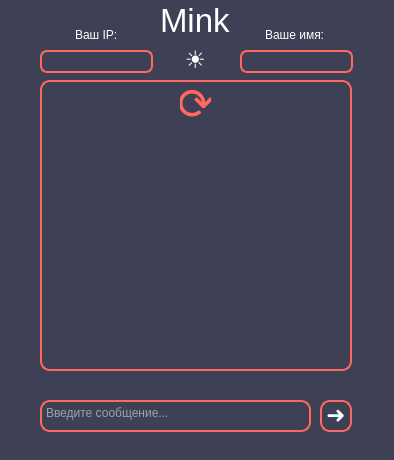
<?xml version="1.0" encoding="UTF-8"?>
<ui version="4.0">
 <class>MainWindow</class>
 <widget class="QMainWindow" name="MainWindow">
  <property name="geometry">
   <rect>
    <x>0</x>
    <y>0</y>
    <width>394</width>
    <height>460</height>
   </rect>
  </property>
  <property name="font">
   <font>
    <weight>50</weight>
    <bold>false</bold>
   </font>
  </property>
  <property name="windowTitle">
   <string>Mink</string>
  </property>
  <property name="styleSheet">
   <string notr="true">background-color: rgb(62, 64, 85);</string>
  </property>
  <property name="iconSize">
   <size>
    <width>24</width>
    <height>24</height>
   </size>
  </property>
  <widget class="QWidget" name="centralwidget">
   <widget class="QLabel" name="label">
    <property name="geometry">
     <rect>
      <x>160</x>
      <y>5</y>
      <width>71</width>
      <height>31</height>
     </rect>
    </property>
    <property name="font">
     <font>
      <family>Microsoft Sans Serif</family>
      <pointsize>25</pointsize>
      <weight>50</weight>
      <bold>false</bold>
      <kerning>true</kerning>
     </font>
    </property>
    <property name="styleSheet">
     <string notr="true">color: #fff;</string>
    </property>
    <property name="text">
     <string>Mink</string>
    </property>
   </widget>
   <widget class="QTextEdit" name="textEdit">
    <property name="geometry">
     <rect>
      <x>40</x>
      <y>400</y>
      <width>271</width>
      <height>32</height>
     </rect>
    </property>
    <property name="styleSheet">
     <string notr="true">border: 2px solid #FF6A5C;
border-radius: 10px;
color: #fff;</string>
    </property>
    <property name="verticalScrollBarPolicy">
     <enum>Qt::ScrollBarAlwaysOff</enum>
    </property>
    <property name="horizontalScrollBarPolicy">
     <enum>Qt::ScrollBarAlwaysOff</enum>
    </property>
    <property name="html">
     <string>&lt;!DOCTYPE HTML PUBLIC &quot;-//W3C//DTD HTML 4.0//EN&quot; &quot;http://www.w3.org/TR/REC-html40/strict.dtd&quot;&gt;
&lt;html&gt;&lt;head&gt;&lt;meta name=&quot;qrichtext&quot; content=&quot;1&quot; /&gt;&lt;style type=&quot;text/css&quot;&gt;
p, li { white-space: pre-wrap; }
&lt;/style&gt;&lt;/head&gt;&lt;body style=&quot; font-family:'MS Shell Dlg 2'; font-size:8.25pt; font-weight:400; font-style:normal;&quot;&gt;
&lt;p style=&quot;-qt-paragraph-type:empty; margin-top:0px; margin-bottom:0px; margin-left:0px; margin-right:0px; -qt-block-indent:0; text-indent:0px;&quot;&gt;&lt;br /&gt;&lt;/p&gt;&lt;/body&gt;&lt;/html&gt;</string>
    </property>
    <property name="placeholderText">
     <string>Введите сообщение...</string>
    </property>
   </widget>
   <widget class="QPushButton" name="pushButton">
    <property name="geometry">
     <rect>
      <x>320</x>
      <y>400</y>
      <width>32</width>
      <height>32</height>
     </rect>
    </property>
    <property name="font">
     <font>
      <pointsize>17</pointsize>
      <weight>50</weight>
      <bold>false</bold>
     </font>
    </property>
    <property name="styleSheet">
     <string notr="true">background-color: rgb(62, 64, 85);
border: 2px solid #FF6A5C;
border-radius: 10px;
color: #fff;
padding-bottom: 3px;
padding-left: 0px;</string>
    </property>
    <property name="text">
     <string>➜</string>
    </property>
   </widget>
   <widget class="QTextBrowser" name="textBrowser">
    <property name="geometry">
     <rect>
      <x>40</x>
      <y>80</y>
      <width>312</width>
      <height>291</height>
     </rect>
    </property>
    <property name="acceptDrops">
     <bool>true</bool>
    </property>
    <property name="styleSheet">
     <string notr="true">border: 2px solid #FF6A5C;
border-radius: 10px;
color: #fff;</string>
    </property>
    <property name="verticalScrollBarPolicy">
     <enum>Qt::ScrollBarAsNeeded</enum>
    </property>
    <property name="horizontalScrollBarPolicy">
     <enum>Qt::ScrollBarAsNeeded</enum>
    </property>
    <property name="sizeAdjustPolicy">
     <enum>QAbstractScrollArea::AdjustIgnored</enum>
    </property>
    <property name="markdown">
     <string/>
    </property>
    <property name="html">
     <string>&lt;!DOCTYPE HTML PUBLIC &quot;-//W3C//DTD HTML 4.0//EN&quot; &quot;http://www.w3.org/TR/REC-html40/strict.dtd&quot;&gt;
&lt;html&gt;&lt;head&gt;&lt;meta name=&quot;qrichtext&quot; content=&quot;1&quot; /&gt;&lt;style type=&quot;text/css&quot;&gt;
p, li { white-space: pre-wrap; }
&lt;/style&gt;&lt;/head&gt;&lt;body style=&quot; font-family:'MS Shell Dlg 2'; font-size:8.25pt; font-weight:400; font-style:normal;&quot;&gt;
&lt;p style=&quot;-qt-paragraph-type:empty; margin-top:0px; margin-bottom:0px; margin-left:0px; margin-right:0px; -qt-block-indent:0; text-indent:0px;&quot;&gt;&lt;br /&gt;&lt;/p&gt;&lt;/body&gt;&lt;/html&gt;</string>
    </property>
   </widget>
   <widget class="QLineEdit" name="lineEdit">
    <property name="geometry">
     <rect>
      <x>240</x>
      <y>50</y>
      <width>113</width>
      <height>23</height>
     </rect>
    </property>
    <property name="styleSheet">
     <string notr="true">border: 2px solid #FF6A5C;
border-radius: 7px;
color: #fff;
padding-left: 2px;
</string>
    </property>
    <property name="text">
     <string/>
    </property>
   </widget>
   <widget class="QLineEdit" name="lineEdit_2">
    <property name="geometry">
     <rect>
      <x>40</x>
      <y>50</y>
      <width>113</width>
      <height>23</height>
     </rect>
    </property>
    <property name="styleSheet">
     <string notr="true">border: 2px solid #FF6A5C;
border-radius: 7px;
color: #fff;
padding-left: 2px;</string>
    </property>
    <property name="text">
     <string/>
    </property>
   </widget>
   <widget class="QLabel" name="label_2">
    <property name="geometry">
     <rect>
      <x>265</x>
      <y>27</y>
      <width>65</width>
      <height>16</height>
     </rect>
    </property>
    <property name="font">
     <font>
      <family>Microsoft Sans Serif</family>
      <pointsize>9</pointsize>
      <weight>50</weight>
      <bold>false</bold>
     </font>
    </property>
    <property name="styleSheet">
     <string notr="true">color: #fff;</string>
    </property>
    <property name="text">
     <string>Ваше имя:</string>
    </property>
   </widget>
   <widget class="QLabel" name="label_3">
    <property name="geometry">
     <rect>
      <x>75</x>
      <y>27</y>
      <width>41</width>
      <height>16</height>
     </rect>
    </property>
    <property name="styleSheet">
     <string notr="true">color: #fff;</string>
    </property>
    <property name="text">
     <string>Ваш IP:</string>
    </property>
   </widget>
   <widget class="QPushButton" name="pushButton_2">
    <property name="geometry">
     <rect>
      <x>180</x>
      <y>47</y>
      <width>31</width>
      <height>25</height>
     </rect>
    </property>
    <property name="font">
     <font>
      <pointsize>18</pointsize>
      <weight>75</weight>
      <bold>true</bold>
     </font>
    </property>
    <property name="styleSheet">
     <string notr="true">border: none;
color: #fff;</string>
    </property>
    <property name="text">
     <string>☀</string>
    </property>
   </widget>
   <widget class="QPushButton" name="pushButton_3">
    <property name="geometry">
     <rect>
      <x>180</x>
      <y>85</y>
      <width>31</width>
      <height>38</height>
     </rect>
    </property>
    <property name="font">
     <font>
      <pointsize>33</pointsize>
      <weight>50</weight>
      <bold>false</bold>
     </font>
    </property>
    <property name="styleSheet">
     <string notr="true">border: none;
color: #FF6A5C;</string>
    </property>
    <property name="text">
     <string>⟳</string>
    </property>
   </widget>
  </widget>
  <widget class="QStatusBar" name="statusbar"/>
 </widget>
 <resources/>
 <connections/>
</ui>
